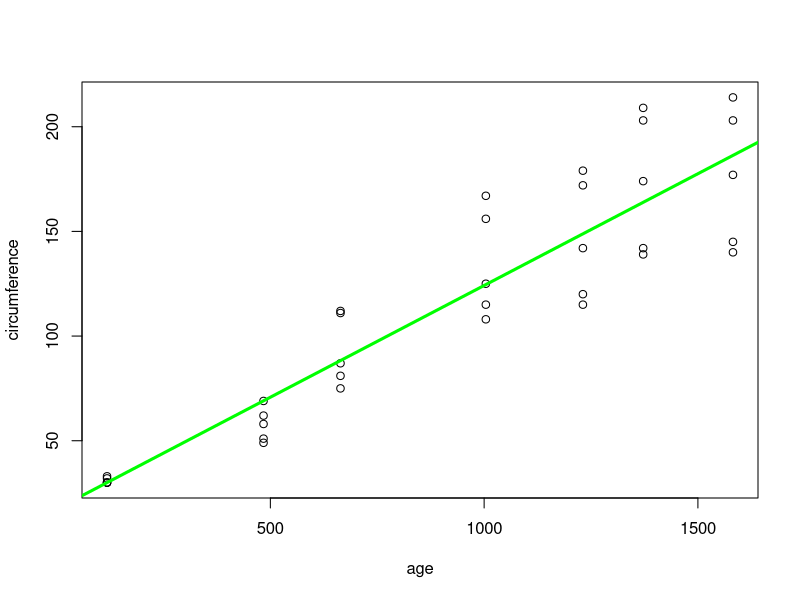
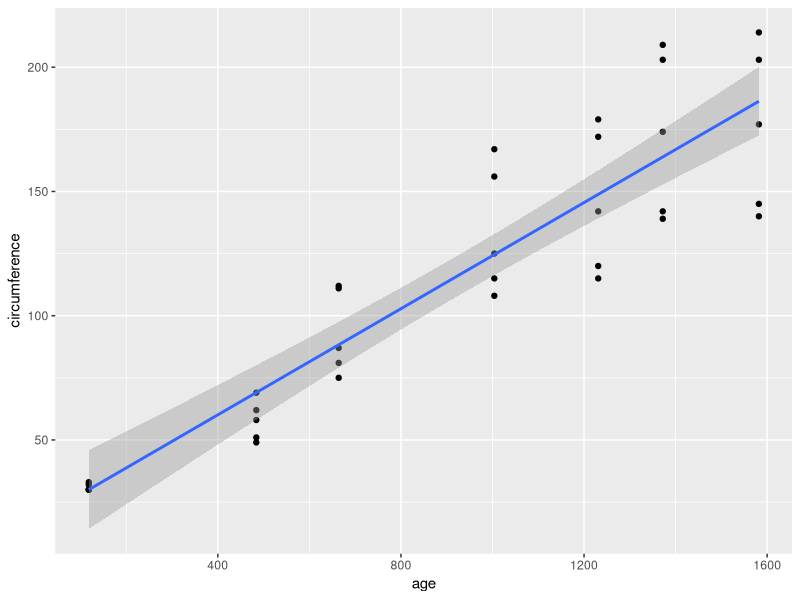

These charts were generated, in order, by the following R code:
#Performing a simple linear regression and making predictions using a fitted model

library(ggplot2)
data(Orange)

lm.fit = lm(circumference ~ age, data = Orange)
summary(lm.fit)

attach(Orange)

plot(age, circumference)

abline(lm.fit, lwd = 3, col='green')

prediction = data.frame(age=c(500,750,1000,1250))
predict(lm.fit, prediction, interval ='confidence', level = .95)

ggplot(Orange, aes(age, circumference)) + geom_point() + stat_smooth(method="lm", se=TRUE)